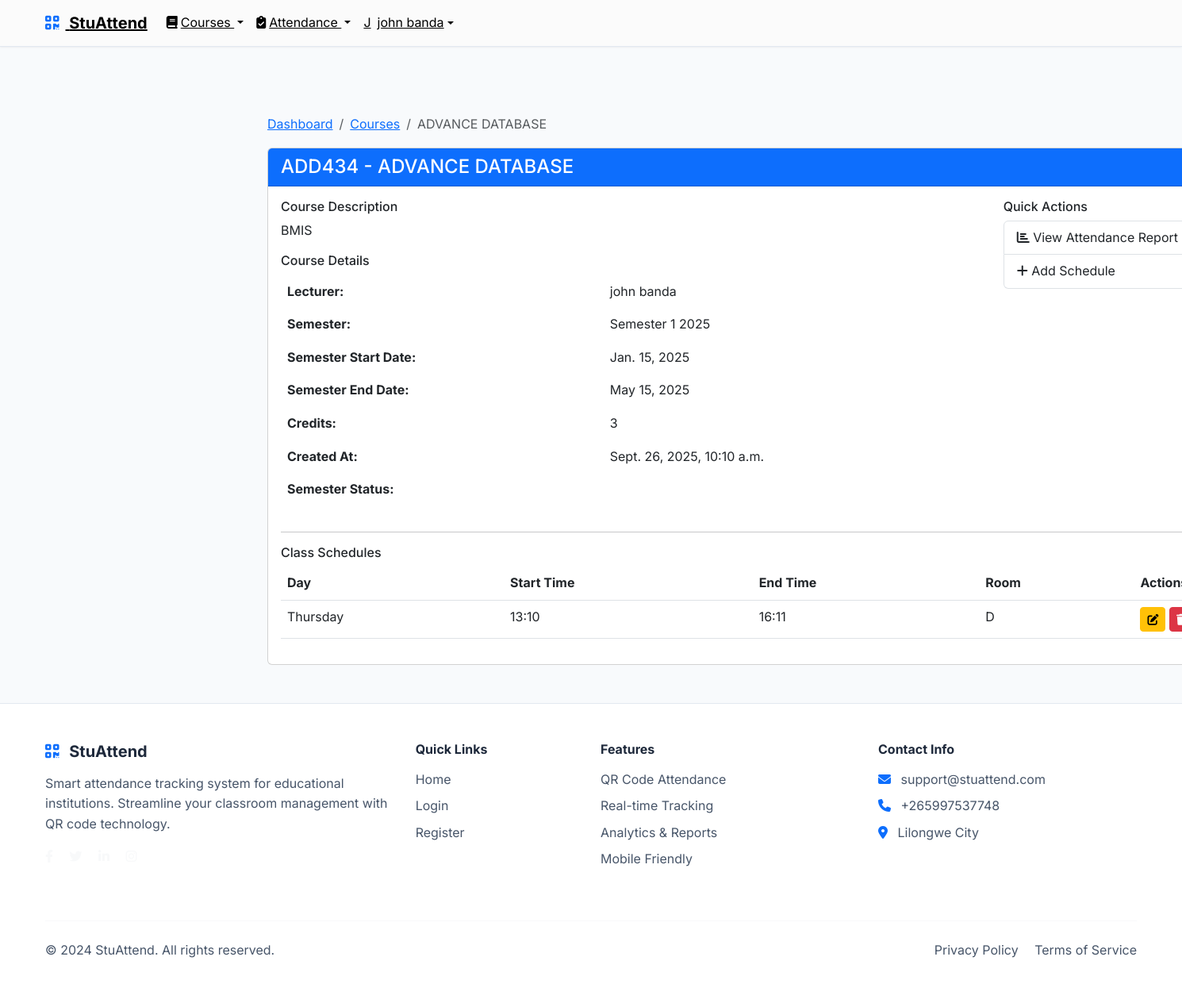
The app's page /courses/6/ (signed in) with its own data.
### accounts/models.py (models this page shows, shortened)
class User(AbstractUser):
    ROLE_CHOICES = [
        ('admin', 'Administrator'),
        ('lecturer', 'Lecturer'),
        ('student', 'Student'),
    ]
    role = models.CharField(max_length=10, choices=ROLE_CHOICES, default='student')
    email = models.EmailField(unique=True)
    phone = models.CharField(
        max_length=15,
        validators=[RegexValidator(r'^\+?1?\d{9,15}$')],
        blank=True,
        null=True
    )
    created_at = models.DateTimeField(auto_now_add=True)
    updated_at = models.DateTimeField(auto_now=True)
    USERNAME_FIELD = 'email'
    REQUIRED_FIELDS = ['username', 'first_name', 'last_name']

class Lecturer(models.Model):
    user = models.OneToOneField(User, on_delete=models.CASCADE, related_name='lecturer_profile')
    employee_id = models.CharField(max_length=20, unique=True)
    department = models.CharField(max_length=100)
    qualification = models.CharField(max_length=200)
    hire_date = models.DateField(auto_now_add=True)

### courses/models.py (models this page shows, shortened)
class Course(models.Model):
    code = models.CharField(max_length=10, unique=True)
    name = models.CharField(max_length=100)
    description = models.TextField()
    credit_hours = models.IntegerField(default=3)
    lecturer = models.ForeignKey(Lecturer, on_delete=models.CASCADE, related_name='courses')
    semester = models.ForeignKey(Semester, on_delete=models.CASCADE, related_name='courses')
    created_at = models.DateTimeField(auto_now_add=True)
    class Meta:
        ordering = ['code']

class Semester(models.Model):
    SEMESTER_CHOICES = [
        ('Fall', 'Fall'),
        ('Spring', 'Spring'),
        ('Summer', 'Summer'),
    ]
    name = models.CharField(max_length=20, choices=SEMESTER_CHOICES)
    year = models.IntegerField(
        validators=[MinValueValidator(2020), MaxValueValidator(2030)]
    )
    start_date = models.DateField()
    end_date = models.DateField()
    is_active = models.BooleanField(default=True)
    class Meta:
        unique_together = ['name', 'year']
        ordering = ['-year', '-start_date']

class ClassSchedule(models.Model):
    DAY_CHOICES = [
        ('Monday', 'Monday'),
        ('Tuesday', 'Tuesday'),
        ('Wednesday', 'Wednesday'),
        ('Thursday', 'Thursday'),
        ('Friday', 'Friday'),
        ('Saturday', 'Saturday'),
        ('Sunday', 'Sunday'),
    ]
    course = models.ForeignKey(Course, on_delete=models.CASCADE, related_name='schedules')
    day = models.CharField(max_length=10, choices=DAY_CHOICES)
    start_time = models.TimeField()
    end_time = models.TimeField()
    room = models.CharField(max_length=20)
    class Meta:
        unique_together = ['course', 'day', 'start_time']

### courses/views.py (the view, shortened to what this page needs)
# urls.py: path('<int:pk>/', views.course_detail, name='course_detail'),
@login_required
def course_detail(request, pk):
    course = get_object_or_404(Course, pk=pk)
    schedules = course.schedules.all()
    context = {
        'course': course,
        'schedules': schedules,
    }
    return render(request, 'courses/course_detail.html', context)

### templates/courses/course_detail.html (shortened to what this page needs)
{% extends 'base/base.html' %}
{% load static %}
{% block content %}
<div class="container mt-5">
    <div class="row">
        <div class="col-12">
            <nav aria-label="breadcrumb">
                <ol class="breadcrumb">
                    <li class="breadcrumb-item"><a href="{% url 'dashboard:home' %}">Dashboard</a></li>
                    <li class="breadcrumb-item"><a href="{% url 'courses:course_list' %}">Courses</a></li>
                    <li class="breadcrumb-item active">{{ course.name }}</li>
                </ol>
            </nav>
            <div class="card">
                <div class="card-header bg-primary text-white">
                    <div class="d-flex justify-content-between align-items-center">
                        <h4 class="mb-0">{{ course.code }} - {{ course.name }}</h4>
                    </div>
                </div>
                <div class="card-body">
                    <div class="row">
                        <div class="col-md-8">
                            <h6>Course Description</h6>
                            <p>{{ course.description|default:"No description provided." }}</p>
                            <h6>Course Details</h6>
                            <table class="table table-borderless">
                                <tr>
                                    <td><strong>Lecturer:</strong></td>
                                    <td>{{ course.lecturer.user.get_full_name }}</td>
                                </tr>
                                <tr>
                                    <td><strong>Semester:</strong></td>
                                    <td>{{ course.semester.name }} {{ course.semester.year }}</td>
                                </tr>
                                <tr>
                                    <td><strong>Semester Start Date:</strong></td>
                                    <td>{{ course.semester.start_date }}</td>
                                </tr>
                                <tr>
                                    <td><strong>Semester End Date:</strong></td>
                                    <td>{{ course.semester.end_date }}</td>
                                </tr>
                                <tr>
                                    <td><strong>Credits:</strong></td>
                                    <td>{{ course.credit_hours }}</td>
                                </tr>
                                <tr>
                                    <td><strong>Created At:</strong></td>
                                    <td>{{ course.created_at }}</td>
                                </tr>
                                <tr>
                                    <td><strong>Semester Status:</strong></td>
                                    <td>
                                        {% if course.semester.is_active %}
                                            <span class="badge badge-success">Active</span>
                                        {% else %}
                                            <span class="badge badge-secondary">Inactive</span>
                                        {% endif %}
                                    </td>
                                </tr>
                            </table>
                        </div>
                        <div class="col-md-4">
                            <h6>Quick Actions</h6>
                            <div class="list-group">
                                <a href="{% url 'attendance:course_attendance_report' course.pk %}" class="list-group-item list-group-item-action">
                                    <i class="fas fa-chart-bar"></i> View Attendance Report
                                </a>
                                {% if user.role == 'admin' or user.role == 'lecturer' %}
                                    {% if user.role == 'admin' or user.lecturer_profile == course.lecturer %}
                                    <a href="{% url 'courses:schedule_add' course.pk %}" class="list-group-item list-group-item-action">
                                        <i class="fas fa-plus"></i> Add Schedule
                                    </a>
                                    {% endif %}
                                {% endif %}
                            </div>
                        </div>
                    </div>
                    {% if schedules %}
                    <hr>
                    <h6>Class Schedules</h6>
                    <div class="table-responsive">
                        <table class="table table-hover">
                            <thead>
                                <tr>
                                    <th>Day</th>
                                    <th>Start Time</th>
                                    <th>End Time</th>
                                    <th>Room</th>
                                    <th>Actions</th>
                                </tr>
                            </thead>
                            <tbody>
                                {% for schedule in schedules %}
                                <tr>
                                    <td>{{ schedule.get_day_display }}</td>
                                    <td>{{ schedule.start_time|time:"H:i" }}</td>
                                    <td>{{ schedule.end_time|time:"H:i" }}</td>
                                    <td>{{ schedule.room }}</td>
                                    <td>
                                        {% if user.role == 'admin' or user.role == 'lecturer' %}
                                            {% if user.role == 'admin' or user.lecturer_profile == course.lecturer %}
                                            <a href="{% url 'courses:schedule_edit' schedule.pk %}" class="btn btn-sm btn-warning">
                                                <i class="fas fa-edit"></i>
                                            </a>
                                            <a href="{% url 'courses:schedule_delete' schedule.pk %}" class="btn btn-sm btn-danger">
                                                <i class="fas fa-trash"></i>
                                            </a>
                                            {% endif %}
                                        {% endif %}
                                    </td>
                                </tr>
                                {% endfor %}
                            </tbody>
                        </table>
                    </div>
                    {% endif %}
                </div>
            </div>
        </div>
    </div>
</div>
{% endblock %}

### templates/base/base.html (shortened to what this page needs)
<!DOCTYPE html>
<html lang="en">
{% load static %}
<head>
    <link href="https://cdn.jsdelivr.net/npm/bootstrap@5.3.0/dist/css/bootstrap.min.css" rel="stylesheet">
    <link rel="stylesheet" href="https://cdn.jsdelivr.net/npm/bootstrap-icons@1.10.0/font/bootstrap-icons.css">
    <link rel="stylesheet" href="https://cdnjs.cloudflare.com/ajax/libs/font-awesome/6.4.0/css/all.min.css">
    <link rel="stylesheet" href="{% static 'css/modern-styles.css' %}">
    <link rel="stylesheet" href="{% static 'css/styles.css' %}">
</head>
<body>
    <nav class="navbar navbar-expand-lg navbar-modern fixed-top" id="mainNavbar">
        <div class="container">
            <a class="navbar-brand fw-bold" href="/">
                <i class="fas fa-qrcode text-primary me-2"></i>
                StuAttend
            </a>
            <div class="collapse navbar-collapse" id="navbarNav">
                <ul class="navbar-nav">
                    {% if user.is_authenticated %}
                        <li class="nav-item dropdown">
                            <a class="nav-link dropdown-toggle {% if 'courses' in request.path %}active{% endif %}" href="#" id="coursesDropdown" role="button" data-bs-toggle="dropdown" aria-expanded="false">
                                <i class="fas fa-book me-1"></i>Courses
                            </a>
                        </li>
                        <li class="nav-item dropdown">
                            <a class="nav-link dropdown-toggle {% if 'attendance' in request.path %}active{% endif %}" href="#" id="attendanceDropdown" role="button" data-bs-toggle="dropdown" aria-expanded="false">
                                <i class="fas fa-clipboard-check me-1"></i>Attendance
                            </a>
                        </li>
                        <li class="nav-item dropdown">
                            <a class="nav-link dropdown-toggle d-flex align-items-center" href="#" id="navbarDropdown" role="button" data-bs-toggle="dropdown">
                                <div class="avatar-circle me-2">
                                    {{ user.get_full_name|default:user.username|first|upper }}
                                </div>
                                {{ user.get_full_name|default:user.username }}
                            </a>
                        </li>
                    {% endif %}
                </ul>
            </div>
        </div>
    </nav>
    <main class="{% if not request.path == '/' %}main-content container-fluid mt-5 pt-5{% endif %}">
        {% block content %}{% endblock %}
    </main>
    <footer class="footer-modern py-5 mt-5">
        <div class="container">
            <div class="row">
                <div class="col-lg-4 mb-4">
                    <h5 class="fw-bold mb-3">
                        <i class="fas fa-qrcode text-primary me-2"></i>
                        StuAttend
                    </h5>
                    <p class="text-light-emphasis">
                        Smart attendance tracking system for educational institutions.
                        Streamline your classroom management with QR code technology.
                    </p>
                    <div class="social-links">
                        <a href="#" class="text-light me-3"><i class="fab fa-facebook-f"></i></a>
                        <a href="#" class="text-light me-3"><i class="fab fa-twitter"></i></a>
                        <a href="#" class="text-light me-3"><i class="fab fa-linkedin-in"></i></a>
                        <a href="#" class="text-light"><i class="fab fa-instagram"></i></a>
                    </div>
                </div>
                <div class="col-lg-2 mb-4">
                    <h6 class="fw-bold mb-3">Quick Links</h6>
                    <ul class="list-unstyled">
                        <li class="mb-2"><a href="/" class="text-light-emphasis text-decoration-none">Home</a></li>
                        <li class="mb-2"><a href="{% url 'accounts:login' %}" class="text-light-emphasis text-decoration-none">Login</a></li>
                        <li class="mb-2"><a href="{% url 'accounts:register' %}" class="text-light-emphasis text-decoration-none">Register</a></li>
                    </ul>
                </div>
                <div class="col-lg-3 mb-4">
                    <h6 class="fw-bold mb-3">Features</h6>
                    <ul class="list-unstyled">
                        <li class="mb-2"><a href="#" class="text-light-emphasis text-decoration-none">QR Code Attendance</a></li>
                        <li class="mb-2"><a href="#" class="text-light-emphasis text-decoration-none">Real-time Tracking</a></li>
                        <li class="mb-2"><a href="#" class="text-light-emphasis text-decoration-none">Analytics & Reports</a></li>
                        <li class="mb-2"><a href="#" class="text-light-emphasis text-decoration-none">Mobile Friendly</a></li>
                    </ul>
                </div>
                <div class="col-lg-3 mb-4">
                    <h6 class="fw-bold mb-3">Contact Info</h6>
                    <ul class="list-unstyled">
                        <li class="mb-2">
                            <i class="fas fa-envelope text-primary me-2"></i>
                            <span class="text-light-emphasis">support@stuattend.com</span>
                        </li>
                        <li class="mb-2">
                            <i class="fas fa-phone text-primary me-2"></i>
                            <span class="text-light-emphasis">+265997537748</span>
                        </li>
                        <li class="mb-2">
                            <i class="fas fa-map-marker-alt text-primary me-2"></i>
                            <span class="text-light-emphasis">Lilongwe City</span>
                        </li>
                    </ul>
                </div>
            </div>
            <hr class="my-4">
            <div class="row align-items-center">
                <div class="col-md-6">
                    <p class="text-light-emphasis mb-0">&copy; 2024 StuAttend. All rights reserved.</p>
                </div>
                <div class="col-md-6 text-md-end">
                    <a href="#" class="text-light-emphasis text-decoration-none me-3">Privacy Policy</a>
                    <a href="#" class="text-light-emphasis text-decoration-none">Terms of Service</a>
                </div>
            </div>
        </div>
    </footer>
</body>
</html>

### records on screen
User: get_full_name|first "J", get_full_name "john banda"
Course: name "ADVANCE DATABASE", code "ADD434", description "BMIS", lecturer.user.get_full_name "john banda", semester.name "Semester 1", semester.year "2025", semester.start_date "Jan. 15, 2025", semester.end_date "May 15, 2025", credit_hours "3", created_at "Sept. 26, 2025, 10:10 a.m."
ClassSchedule: day "Thursday", start_time "13:10", end_time "16:11", room "D"
